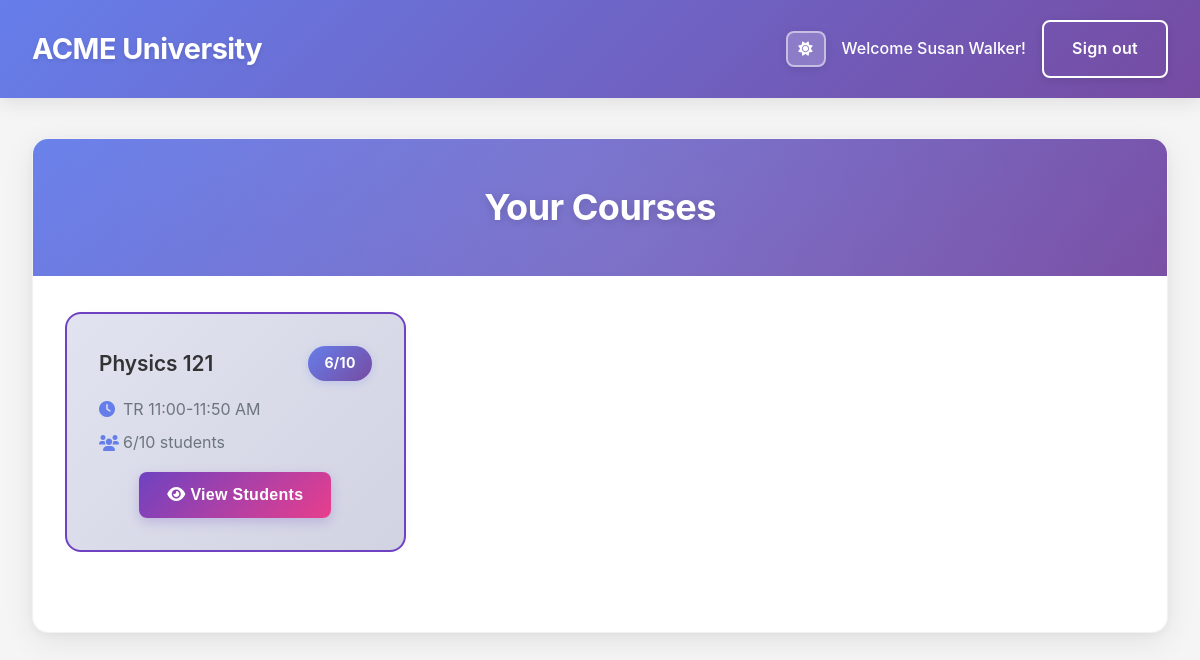
Page /teacher (signed in) on the committed database.
### app.py (models this page shows)
class Course(db.Model):
    id = db.Column(db.Integer, primary_key=True)
    name = db.Column(db.String(100), nullable=False)
    teacher_id = db.Column(db.Integer, db.ForeignKey('user.id', ondelete='CASCADE'), nullable=False)
    time = db.Column(db.String(50), nullable=False)
    capacity = db.Column(db.Integer, nullable=False)
    teacher = db.relationship('User', backref=db.backref('courses_taught', cascade='all, delete-orphan'))
    enrollments = db.relationship('Enrollment', backref='course', cascade='all, delete-orphan')

### app.py (the view)
@app.route('/teacher')
def teacher_dashboard():
    if session.get('user_role') != 'teacher':
        return redirect(url_for('login'))
    user = User.query.get(session['user_id'])
    courses = Course.query.filter_by(teacher_id=user.id).all()
    return render_template('teacher_dashboard.html', courses=courses)

### templates/teacher_dashboard.html (shortened to what this page needs)
{% extends "base.html" %}
{% block content %}
<div class="dashboard-container">
    <div class="dashboard-header">
        <h2>Your Courses</h2>
    </div>
    <div class="courses-section">
        {% if courses %}
        <div class="courses-grid">
            {% for course in courses %}
            <div class="course-card teacher">
                <div class="course-header">
                    <h4>{{ course.name }}</h4>
                    <span class="course-capacity">{{ course.enrollments|length }}/{{ course.capacity }}</span>
                </div>
                <div class="course-details">
                    <p><i class="fas fa-clock"></i> {{ course.time }}</p>
                    <p><i class="fas fa-users"></i> {{ course.enrollments|length }}/{{ course.capacity }} students</p>
                </div>
                <div class="course-actions">
                    <button class="btn btn-primary view-students-btn" data-course-id="{{ course.id }}">
                        <i class="fas fa-eye"></i> View Students
                    </button>
                </div>
            </div>
            {% endfor %}
        </div>
        {% else %}
        <p class="no-courses">You are not teaching any courses.</p>
        {% endif %}
    </div>
</div>
{% endblock %}

### static/css/style.css (style rules this page uses)
:root { --bg-primary: #f5f5f5; --bg-secondary: #ffffff; --bg-tertiary: #f8f9fa; --text-primary: #333; --text-secondary: #555; --text-tertiary: #6c757d; --border-color: #e1e5e9; --border-light: #dee2e6; --border-dark: #ced4da; --shadow: rgba(0,0,0,0.1); --shadow-dark: rgba(0,0,0,0.2); --navbar-gradient: linear-gradient(135deg, #667eea 0%, #764ba2 100%); --tab-active-color: #667eea; --tab-active-gradient: linear-gradient(135deg, #667eea 0%, #764ba2 100%); --success-bg: #d4edda; --success-border: #c3e6cb; --success-text: #155724; --error-bg: #f8d7da; --error-border: #f5c6cb; --error-text: #dc3545; --warning-bg: #fff3cd; --warning-border: #ffeeba; --warning-text: #856404; }
* { margin: 0; padding: 0; box-sizing: border-box; }
body { font-family: -apple-system, BlinkMacSystemFont, 'Segoe UI', 'Roboto', 'Oxygen', 'Ubuntu', 'Cantarell', 'Fira Sans', 'Droid Sans', 'Helvetica Neue', sans-serif; line-height: 1.6; color: var(--text-primary); background-color: var(--bg-primary); transition: background-color 0.3s ease, color 0.3s ease; -webkit-font-smoothing: antialiased; -moz-osx-font-smoothing: grayscale; }
.btn { display: inline-block; padding: 0.875rem 1.75rem; border: none; border-radius: 8px; font-size: 1rem; font-weight: 600; text-decoration: none; cursor: pointer; transition: all 0.3s cubic-bezier(0.4, 0, 0.2, 1); text-align: center; letter-spacing: 0.3px; box-shadow: 0 2px 8px rgba(0, 0, 0, 0.1); }
.btn-primary { background: linear-gradient(135deg, #667eea 0%, #764ba2 100%); color: white; }
.dashboard-container { background: var(--bg-secondary); border-radius: 16px; box-shadow: 0 8px 32px rgba(0, 0, 0, 0.08), 0 2px 8px rgba(0, 0, 0, 0.04); overflow: hidden; transition: all 0.3s ease; border: 1px solid rgba(0, 0, 0, 0.05); position: relative; }
.dashboard-container .courses-section { overflow: visible; }
.dashboard-header { background: linear-gradient(135deg, #667eea 0%, #764ba2 100%); color: white; padding: 2.5rem 2rem; text-align: center; position: relative; overflow: hidden; }
.dashboard-header::before { content: ''; position: absolute; top: -50%; right: -50%; width: 200%; height: 200%; background: radial-gradient(circle, rgba(255, 255, 255, 0.1) 0%, transparent 70%); pointer-events: none; }
.dashboard-header h2 { font-size: 2.25rem; font-weight: 700; letter-spacing: -0.5px; text-shadow: 0 2px 8px rgba(0, 0, 0, 0.15); position: relative; z-index: 1; }
.courses-section { padding: 2rem; padding-top: calc(2rem + 4px); overflow-x: hidden; overflow-y: visible; }
.courses-grid { display: grid; grid-template-columns: repeat(auto-fill, minmax(300px, 1fr)); gap: 1.5rem; margin-bottom: 3rem; overflow-x: hidden; padding-top: 4px; margin-top: -4px; }
.course-card { background: var(--bg-secondary); border: 2px solid var(--border-light); border-radius: 16px; padding: 2rem; transition: all 0.3s cubic-bezier(0.4, 0, 0.2, 1); position: relative; box-shadow: 0 2px 8px rgba(0, 0, 0, 0.04); }
.course-card.teacher { border-color: #6f42c1; background: linear-gradient(135deg, #e2e3f0 0%, #d1d3e2 100%); }
.course-header { display: flex; justify-content: space-between; align-items: center; margin-bottom: 1rem; }
.course-header h4 { color: var(--text-primary); font-size: 1.3rem; font-weight: 600; }
.course-capacity { background: linear-gradient(135deg, #667eea 0%, #764ba2 100%); color: white; padding: 0.375rem 1rem; border-radius: 20px; font-size: 0.875rem; font-weight: 700; box-shadow: 0 2px 8px rgba(102, 126, 234, 0.25); letter-spacing: 0.3px; }
.course-details { margin-bottom: 1rem; }
.course-details p { margin-bottom: 0.5rem; color: var(--text-tertiary); display: flex; align-items: center; gap: 0.5rem; }
.course-details i { width: 16px; color: #667eea; }
.course-actions { text-align: center; }
.view-students-btn { background: linear-gradient(135deg, #6f42c1 0%, #e83e8c 100%); color: white; border: none; padding: 0.875rem 1.75rem; border-radius: 8px; font-weight: 600; cursor: pointer; transition: all 0.3s cubic-bezier(0.4, 0, 0.2, 1); box-shadow: 0 4px 12px rgba(111, 66, 193, 0.25); letter-spacing: 0.3px; }

### rows in the picture
Course: name "Physics 121", enrollments|length "6", capacity "10", time "TR 11:00-11:50 AM"

### other values in the picture
{{ session.user_name }} "Susan Walker"
